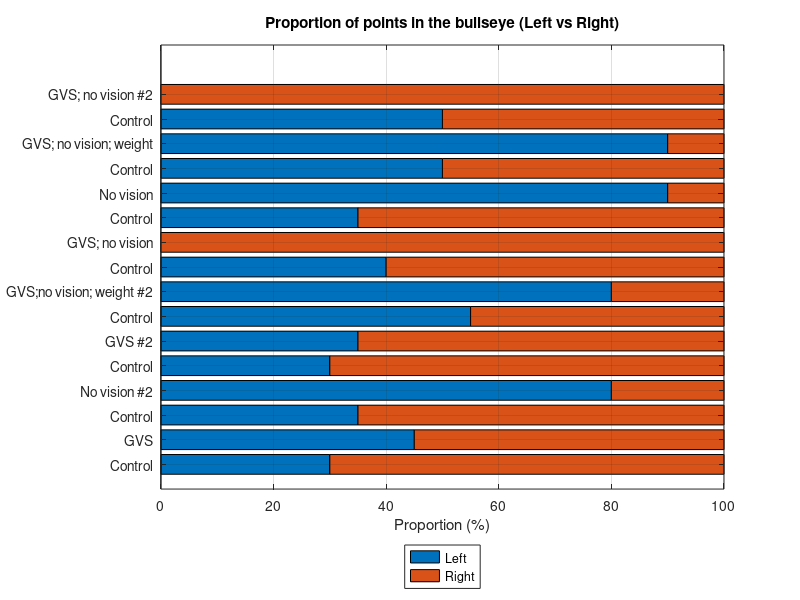

The MATLAB script that drew this image:
% Data
chunks = {'Control', 'GVS', 'Control', 'No vision #2', 'Control', 'GVS #2', 'Control', 'GVS;no vision; weight #2', 'Control', 'GVS; no vision', 'Control', 'No vision', 'Control', 'GVS; no vision; weight', 'Control', 'GVS; no vision #2'};
portion_right = [70, 55, 65, 20, 70, 65, 45, 20, 60, 100, 65, 10, 50, 10, 50, 100]; % in percentage
portion_left = 100 - portion_right;

% Plotting
figure;
barh(1:numel(chunks), [portion_left; portion_right]', 'stacked');
yticks(1:numel(chunks));
yticklabels(chunks);
xlabel('Proportion (%)');
title('Proportion of points in the bullseye (Left vs Right)');
legend('Left', 'Right', 'Location', 'southoutside');
xlim([0, 100]);
grid on;
